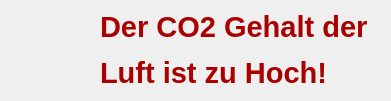
<?xml version="1.0" encoding="UTF-8"?>
<ui version="4.0">
 <class>Form</class>
 <widget class="QWidget" name="Form">
  <property name="geometry">
   <rect>
    <x>0</x>
    <y>0</y>
    <width>391</width>
    <height>101</height>
   </rect>
  </property>
  <property name="windowTitle">
   <string>Warnung</string>
  </property>
  <widget class="QLabel" name="label_3">
   <property name="geometry">
    <rect>
     <x>100</x>
     <y>10</y>
     <width>281</width>
     <height>81</height>
    </rect>
   </property>
   <property name="mouseTracking">
    <bool>true</bool>
   </property>
   <property name="text">
    <string>&lt;html&gt;&lt;head/&gt;&lt;body&gt;&lt;p&gt;&lt;span style=&quot; font-size:22pt; font-weight:600; color:#aa0000;&quot;&gt;Der CO2 Gehalt der &lt;/span&gt;&lt;/p&gt;&lt;p&gt;&lt;span style=&quot; font-size:22pt; font-weight:600; color:#aa0000;&quot;&gt;Luft ist zu Hoch!&lt;/span&gt;&lt;/p&gt;&lt;/body&gt;&lt;/html&gt;</string>
   </property>
  </widget>
  <widget class="QLabel" name="label_4">
   <property name="geometry">
    <rect>
     <x>10</x>
     <y>10</y>
     <width>81</width>
     <height>81</height>
    </rect>
   </property>
   <property name="text">
    <string/>
   </property>
   <property name="pixmap">
    <pixmap>warningIcon.png</pixmap>
   </property>
   <property name="scaledContents">
    <bool>true</bool>
   </property>
  </widget>
 </widget>
 <resources/>
 <connections/>
</ui>
